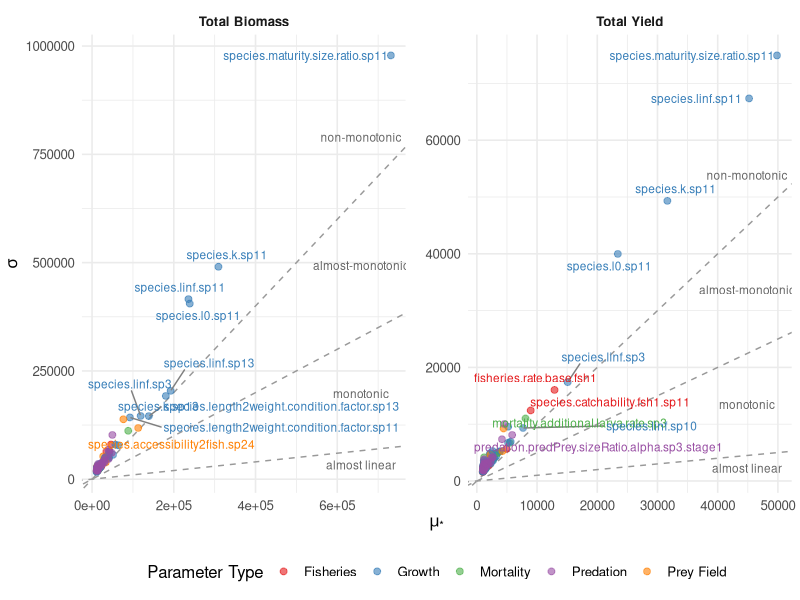
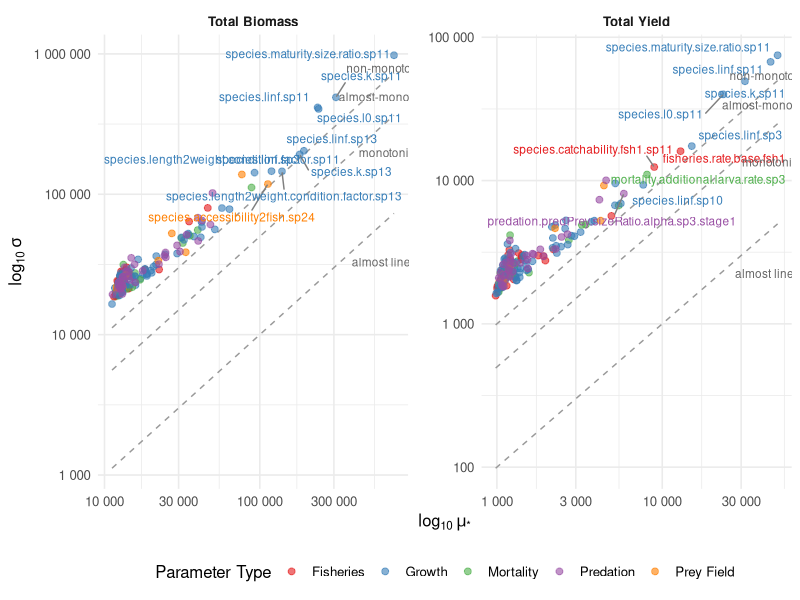

Recreate these plots in R, in order.
library(data.table)
library(ggplot2)
library(ggrepel)
library(scales)

# ---- 读取数据 ----
EE_biomass <- fread("5.elementary_effect/EE_outputs/EE_biomass_total_biomass.csv")
EE_yield   <- fread("5.elementary_effect/EE_outputs/EE_yield_total_yield.csv")

# ---- 添加 indicator 字段 ----
EE_biomass[, indicator := "Total Biomass"]
EE_yield[,   indicator := "Total Yield"]

# ---- 合并数据 ----
EE_all <- rbindlist(list(EE_biomass, EE_yield), fill = TRUE)

# ---- 添加参数类型分类 ----
EE_all[, param_type := fcase(
  grepl("^mortality\\.additional\\.(rate|larva\\.rate)", param_name), "Mortality",
  grepl("^(fisheries\\.rate\\.base|species\\.catchability)", param_name), "Fisheries",
  grepl("^(species\\.length2weight\\.condition\\.factor|species\\.k|species\\.l0|species\\.linf|species\\.maturity\\.size)", param_name), "Growth",
  grepl("^species\\.accessibility2fish", param_name), "Prey Field",
  grepl("^predation\\.predPrey\\.sizeRatio", param_name), "Predation",
  default = "Other"
)]


# ---- 计算每个面板最大 mu_star，用于放标签 ----
max_vals <- EE_all[, .(max_mu = max(mu_star, na.rm = TRUE)), by = indicator]

# 标签位置（参考 Sanchez 等）
label_types <- c("almost linear", "monotonic", "almost-monotonic", "non-monotonic")
y_multipliers <- c(0.05, 0.3, 0.75, 1.2)
labels_df <- max_vals[, .(
  label = label_types,
  x = max_mu * 0.9,
  y = max_mu * 0.9 * y_multipliers
), by = indicator]

labels_df_log <- max_vals[, .(
  label = label_types,
  x = max_mu * 0.9,
  y = exp(log(max_mu * 0.9) + log(y_multipliers))
), by = indicator]


# ---- 排名，用于标注前 10 大和后 5 小 ----
EE_all[, rank_mu := frank(-mu_star), by = indicator]
# EE_all[, rank_mu_min := frank(mu_star), by = indicator]     # 最小效应

# ---- 绘图 ----
EE_plot <- ggplot(EE_all, aes(x = mu_star, y = sigma, color = param_type)) +
  geom_abline(slope = c(0.1, 0.5, 1), intercept = 0, 
              linetype = "dashed", color = "grey60", show.legend = FALSE) +
  geom_point(size = 2, alpha = 0.6) +
  ggrepel::geom_text_repel(
    data = EE_all[rank_mu <= 10],
    aes(label = param_name),
    max.overlaps = 20,
    size = 3,
    box.padding = 0.3,
    force = 0.5,
    segment.color = "grey50",
    show.legend = FALSE
  ) +
  geom_text(
    data = labels_df,
    aes(x = x, y = y, label = label),
    color = "grey40",
    size = 3,
    inherit.aes = FALSE
  ) +
  facet_wrap(~indicator, scales = "free", ncol = 2) +
  labs(
    x = expression(mu["*"]),
    y = expression(sigma),
    color = "Parameter Type",
    # title = "Elementary Effects on Total Biomass and Yield"
  ) +
  scale_color_brewer(palette = "Set1") +
  theme_minimal(base_size = 12) +
  theme(
    legend.position = "bottom",
    panel.spacing = unit(1, "lines"),
    strip.text = element_text(face = "bold"),
    panel.background = element_rect(fill = "white", color = NA),
    plot.background = element_rect(fill = "white", color = NA)
  )

EE_log_plot <- ggplot(EE_all, aes(x = mu_star, y = sigma, color = param_type)) +
  geom_function(fun = function(x) x, linetype = "dashed", color = "grey60") + 
  geom_function(fun = function(x) 0.5 * x, linetype = "dashed", color = "grey60") + 
  geom_function(fun = function(x) 0.1 * x, linetype = "dashed", color = "grey60")+
  geom_point(size = 2, alpha = 0.6) +
  scale_x_log10(labels = label_number()) +  # 对数 X 轴
  scale_y_log10(labels = label_number()) +  # 对数 Y 轴
  ggrepel::geom_text_repel(
    data = EE_all[rank_mu <= 10],
    aes(label = param_name),
    max.overlaps = 20,
    size = 3,
    box.padding = 0.3,
    force = 0.5,
    segment.color = "grey50",
    show.legend = FALSE
  ) +
  geom_text(
    data = labels_df_log,
    aes(x = x, y = y, label = label),
    color = "grey40",
    size = 3,
    inherit.aes = FALSE
  ) +
  facet_wrap(~indicator, scales = "free", ncol = 2) +
  labs(
    x = expression(log[10]~mu["*"]),
    y = expression(log[10]~sigma),
    color = "Parameter Type",
    # title = "Elementary Effects on Total Biomass and Yield"
  ) +
  scale_color_brewer(palette = "Set1") +
  theme_minimal(base_size = 12) +
  theme(
    legend.position = "bottom",
    panel.spacing = unit(1, "lines"),
    strip.text = element_text(face = "bold"),
    panel.background = element_rect(fill = "white", color = NA),
    plot.background = element_rect(fill = "white", color = NA)
  )


# ---- 保存图形 ----
ggsave("figures/EE_biomass_yield.png", plot = EE_plot, width = 12, height = 5.5, dpi = 300)
ggsave("figures/EE_biomass_yield_log.png", plot = EE_log_plot, width = 12, height = 5.5, dpi = 300)
